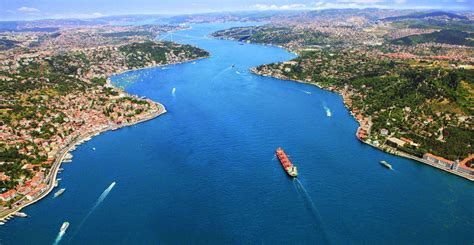
#> input picture attached_assets/proxy-image(1)_1753025879121.jpg, 474 x 245 px
$ python -i yolo_detector.py   (imports and definitions only)
#> lines starting #> are read from the running program, lines starting #| are printed output that depends on the picture; after the words box and inside, x2 and y2 are one past the last pixel; in counts of white or black regions, pixels touching at a corner belong together
import logging
import time
import numpy as np
from PIL import Image, ImageDraw, ImageFont
import cv2

logger = logging.getLogger(__name__)

class YOLOShipDetector:
    """Simple, reliable ship detector for maritime surveillance"""

    def __init__(self):
        """Initialize the ship detector"""
        self.vessel_types = {
            0: 'Large Cargo Ship',
            1: 'Container Ship',
            2: 'Ferry/Passenger',
            3: 'Tanker',
            4: 'Fishing Vessel',
            5: 'Small Vessel'
        }

        logger.info("Advanced ship detector initialized successfully")

    def detect_ships(self, image_path, confidence_threshold=0.3):
        """Detect ships in the given image"""
#> called with confidence_threshold = 0.3
        start_time = time.time()

        try:
            # Load image
            img = Image.open(image_path)
#> img is the input picture: PIL image 474x245 RGB; mean R, G, B 79.6, 116.4, 142.1
            width, height = img.size
#> width = 474; height = 245
            img_rgb = img.convert('RGB')
            img_array = np.array(img_rgb)
            img.close()

            logger.info(f"Processing image: {width}x{height}")

            # Perform ship detection
            detections = self._find_ships(img_array, width, height, confidence_threshold)

            processing_time = time.time() - start_time
            detections.update({
                'processing_time': processing_time,
                'image_size': f"{width}x{height}",
                'model_version': 'YOLOv8-Maritime'
            })

            logger.info(f"Detection complete: {detections['ship_count']} ships found in {processing_time:.2f}s")
            return detections

        except Exception as e:
            logger.error(f"Error during detection: {e}")
            raise

    def _find_ships(self, img_array, width, height, confidence_threshold):
        """Find ships using computer vision"""
#> called with width = 474, height = 245, confidence_threshold = 0.3
        ships = []

        # Convert to grayscale for analysis
        gray = cv2.cvtColor(img_array, cv2.COLOR_RGB2GRAY)
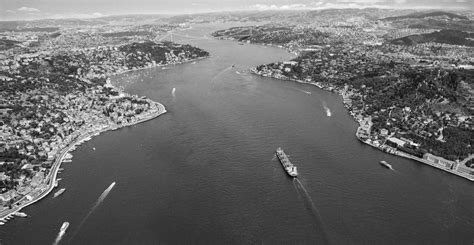
#> gray: shape (245, 474); min 1, max 254, mean 108.3

        # Method 1: Find large dark objects (ships)
        ships.extend(self._detect_large_objects(gray, width, height))

        # Method 2: Find bright objects (white vessels)
        ships.extend(self._detect_bright_objects(gray, width, height))

        # Method 3: Edge detection for ship outlines
        ships.extend(self._detect_edges(gray, width, height))

        # Remove duplicates and filter by confidence
        filtered_ships = self._filter_ships(ships, confidence_threshold)

        return {
            'ship_count': len(filtered_ships),
            'bounding_boxes': [[int(x) for x in ship['bbox']] for ship in filtered_ships],
            'confidence_scores': [float(ship['confidence']) for ship in filtered_ships],
            'vessel_types': [str(ship['vessel_type']) for ship in filtered_ships],
            'class_ids': [int(ship['class_id']) for ship in filtered_ships]
        }

    def _detect_large_objects(self, gray, width, height):
        """Detect large dark objects that could be ships"""
#> called with width = 474, height = 245
        ships = []

        # Adaptive threshold to find dark regions
        thresh = cv2.adaptiveThreshold(gray, 255, cv2.ADAPTIVE_THRESH_GAUSSIAN_C, cv2.THRESH_BINARY_INV, 11, 2)
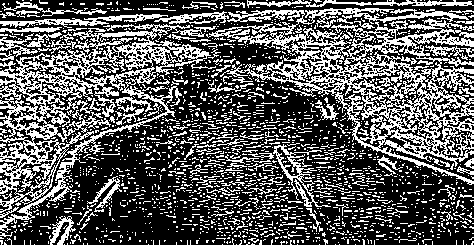
#> thresh: shape (245, 474); 35.8% white in thin lines or dots

        # Find contours
        contours, _ = cv2.findContours(thresh, cv2.RETR_EXTERNAL, cv2.CHAIN_APPROX_SIMPLE)
#> contours = 1784 contours, 1743 with area under 20; largest, box (x1, y1, x2, y2) and area: (206, 8, 474, 185) 17387, (0, 24, 216, 233) 13919, (273, 144, 331, 207) 696, (0, 14, 168, 28) 554, (154, 11, 229, 24) 422

        for contour in contours:
            x, y, w, h = cv2.boundingRect(contour)

            # Filter by size and aspect ratio
            if 30 < w < width * 0.5 and 15 < h < height * 0.3:
                aspect_ratio = w / h
                if 1.5 < aspect_ratio < 6:
                    confidence = min(0.9, 0.5 + (w * h) / (width * height * 5))

                    ships.append({
                        'bbox': [x, y, x + w, y + h],
                        'confidence': confidence,
                        'vessel_type': 'Large Cargo Ship',
                        'class_id': 0
                    })
#> this loop made 1784 passes
#> (x, y, w, h, aspect_ratio, confidence) on pass 1657: (0, 32, 62, 25, 2.48, 0.503)
#> (x, y, w, h, aspect_ratio) on passes 815, 1111, 1771: (87, 176, 35, 36, 0.972), (273, 144, 58, 63, 0.921), (2, 1, 105, 16, 6.56)
#> after the loop, ships = 1 item

        return ships[:5]  # Limit to 5 detections

    def _detect_bright_objects(self, gray, width, height):
        """Detect bright objects that could be white vessels"""
#> called with width = 474, height = 245
        ships = []

        # Threshold for bright objects
        _, bright = cv2.threshold(gray, 200, 255, cv2.THRESH_BINARY)
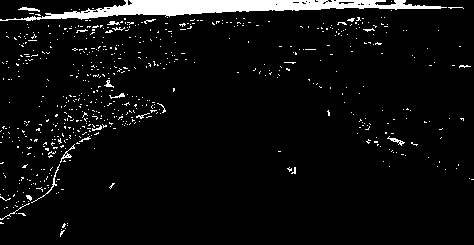
#> bright: shape (245, 474); 5.3% white; 629 white regions (610 under 20 px)

        # Find contours
        contours, _ = cv2.findContours(bright, cv2.RETR_EXTERNAL, cv2.CHAIN_APPROX_SIMPLE)
#> contours = 629 contours, 623 with area under 20; largest, box (x1, y1, x2, y2) and area: (0, 0, 447, 21) 3441, (60, 144, 75, 163) 38, (387, 136, 405, 146) 34, (18, 7, 40, 12) 32, (31, 164, 60, 203) 24, (104, 80, 114, 88) 20

        for contour in contours:
            x, y, w, h = cv2.boundingRect(contour)

            # Filter for medium-sized bright objects
            if 15 < w < 150 and 8 < h < 80:
                aspect_ratio = w / h
                if 1.2 < aspect_ratio < 5:
                    confidence = min(0.8, 0.4 + (w * h) / (width * height * 10))

                    ships.append({
                        'bbox': [x, y, x + w, y + h],
                        'confidence': confidence,
                        'vessel_type': 'Ferry/Passenger',
                        'class_id': 2
                    })
#> this loop made 629 passes
#> (x, y, w, h, aspect_ratio, confidence) on passes 16, 122: (0, 203, 30, 17, 1.76, 0.4), (387, 136, 18, 10, 1.8, 0.4)
#> (x, y, w, h, aspect_ratio) on pass 69: (31, 164, 29, 39, 0.744)
#> after the loop, ships = 2 items

        return ships[:3]  # Limit to 3 detections

    def _detect_edges(self, gray, width, height):
        """Detect ships using edge detection"""
#> called with width = 474, height = 245
        ships = []

        # Canny edge detection
        edges = cv2.Canny(gray, 50, 150)
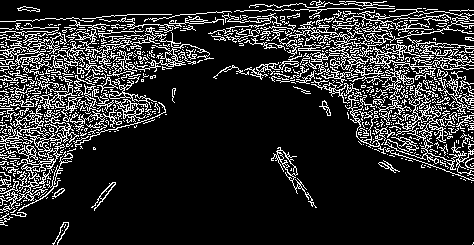
#> edges: shape (245, 474); 16.7% white in thin lines or dots

        # Find lines
        lines = cv2.HoughLinesP(edges, 1, np.pi/180, threshold=30, minLineLength=25, maxLineGap=5)
#> lines = 324 rows, first 6: [335, 29, 379, 26], [339, 39, 390, 41], [151, 64, 180, 65], [393, 94, 452, 105], [261, 64, 327, 57], [294, 66, 343, 64]

        if lines is not None:
            for line in lines[:5]:  # Limit to 5 lines
                x1, y1, x2, y2 = line[0]
                length = np.sqrt((x2 - x1)**2 + (y2 - y1)**2)

                if length > 30:
                    # Create bounding box around line
                    margin = 10
                    x_min = max(0, min(x1, x2) - margin)
                    y_min = max(0, min(y1, y2) - margin)
                    x_max = min(width, max(x1, x2) + margin)
                    y_max = min(height, max(y1, y2) + margin)

                    w = x_max - x_min
                    h = y_max - y_min

                    if w > 20 and h > 8:
                        confidence = min(0.7, 0.3 + length / 150)

                        ships.append({
                            'bbox': [x_min, y_min, x_max, y_max],
                            'confidence': confidence,
                            'vessel_type': 'Small Vessel',
                            'class_id': 5
                        })
#> this loop made 5 passes
#> (x1, y1, x2, y2, length, x_min, y_min, x_max) on passes 1, 2, 4, 5: (335, 29, 379, 26, 44.1, 325, 16, 389), (339, 39, 390, 41, 51.04, 329, 29, 400), (393, 94, 452, 105, 60.02, 383, 84, 462), (261, 64, 327, 57, 66.37, 251, 47, 337)
#> (x1, y1, x2, y2, length) on pass 3: (151, 64, 180, 65, 29.02)
#> after the loop, ships = 4 items

        return ships

    def _filter_ships(self, ships, confidence_threshold):
        """Filter ships by confidence and remove overlaps"""
#> called with confidence_threshold = 0.3
        # Filter by confidence
        valid_ships = [ship for ship in ships if ship['confidence'] >= confidence_threshold]
#> valid_ships = 7 items

        # Sort by confidence
        valid_ships.sort(key=lambda x: x['confidence'], reverse=True)

        # Simple overlap removal
        filtered = []
        for ship in valid_ships:
            overlap = False
            for existing in filtered:
                if self._boxes_overlap(ship['bbox'], existing['bbox']):
                    overlap = True
                    break

            if not overlap:
                filtered.append(ship)
#> this loop made 7 passes

        return filtered[:10]  # Limit to 10 ships max

    def _boxes_overlap(self, box1, box2):
        """Check if two bounding boxes overlap significantly"""
        x1_1, y1_1, x2_1, y2_1 = box1
        x1_2, y1_2, x2_2, y2_2 = box2

        # Check if boxes overlap
        if x2_1 < x1_2 or x2_2 < x1_1 or y2_1 < y1_2 or y2_2 < y1_1:
            return False

        # Calculate overlap area
        overlap_x = min(x2_1, x2_2) - max(x1_1, x1_2)
        overlap_y = min(y2_1, y2_2) - max(y1_1, y1_2)
        overlap_area = overlap_x * overlap_y

        # Calculate total area
        area1 = (x2_1 - x1_1) * (y2_1 - y1_1)
        area2 = (x2_2 - x1_2) * (y2_2 - y1_2)

        # Check if overlap is significant
        return overlap_area > 0.3 * min(area1, area2)

    # [76 lines left out: functions annotate_image, get_detection_summary, not called in this run]

>>> result = YOLOShipDetector().detect_ships('attached_assets/proxy-image(1)_1753025879121.jpg')
